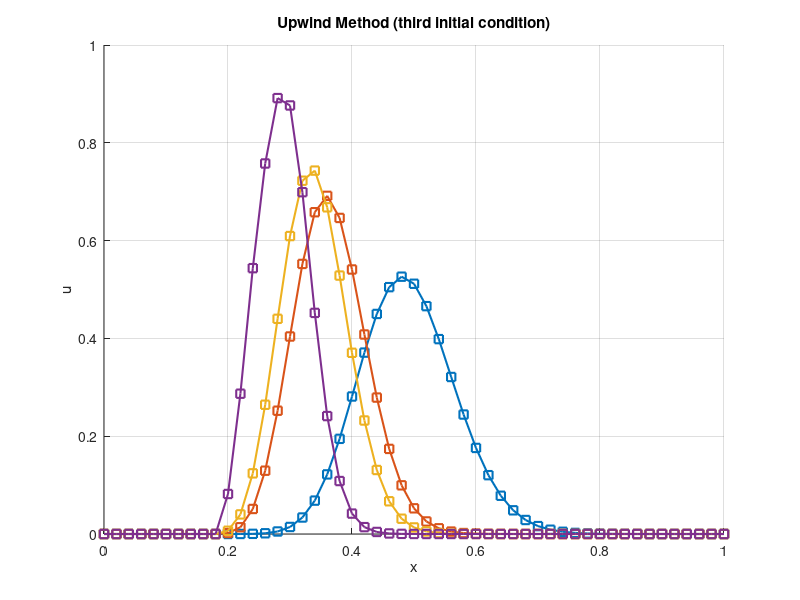

This figure's MATLAB source: (Note: this script raises an error after producing the figure.)
clc, clear, close all ;

%% Third initial conditions 

dts=[0.00050,0.00025,0.00020,0.00010];
for i = 1 : length(dts)
    t = 0.0 ;
  dt = dts(i) ;
  nt = 1000 ;
    
  L = 1.0 ;
  dx = L/50.0 ;
  a = 0.5 ;
  
  x = 0.0 : dx : L ;
  nx = length(x) ;
  
  u = zeros(nx,1) ;
  u_exact = zeros(nx,1) ;
  error = zeros(nx,1) ;
  
   CFL = [a*dts(1)/dx, a*dts(2)/dx, a*dts(3)/dx, a*dts(4)/dx] ;  % CFL number 
  
  %% initial condition
  for ix = 1 : nx
      if (x(ix)>=0.0 && x(ix)<0.2)
          u(ix) = 0.0 ;
      elseif (x(ix)>=0.2 && x(ix)<0.3)
          u(ix) = 1.0 ;
      else
          u(ix) = 0.0 ;      
      end
  end
  
  RHS = 0.0*u ;
  for it = 1 : nt
      for ix = 2 : nx-1
          dudx = (u(ix)-u(ix-1))/(dx) ; % backward finite difference 
          RHS(ix) = -a*dudx ;
      end
      u = u + dt*RHS ; 
      
  for ix = 1 : nx
      if (x(ix)>=0.0 && x(ix)<0.2)
          u_exact(ix) = 0.0 ;
      elseif (x(ix)>=0.2 && x(ix)<0.3)
          u_exact(ix) = 1.0 ;
      else
          u_exact(ix) = 0.0 ;      
      end
  end
  
  end
  
    hold on
    grid on
    plot (x,u,'-s','linewidth',1.5)
    xlabel x
    ylabel u
    title 'Upwind Method (third initial condition)'
  
end
plot(x,u_exact,'-.K','linewidth',1.5)
legend('CFL = 0.0125','CFL = 0.00625','CFL = 0.005','CFL = 0.0025', 'Exact') 

   for ix = 1 : nx
       error(ix) = abs(u(ix)-u_exact(ix)) ;
     fprintf('\n x: %f  Numerical u: %f  Analytical u: %f Error: %f \n', x(ix), u(ix), u_exact(ix), error(ix))
   end

%% End of third initial condition